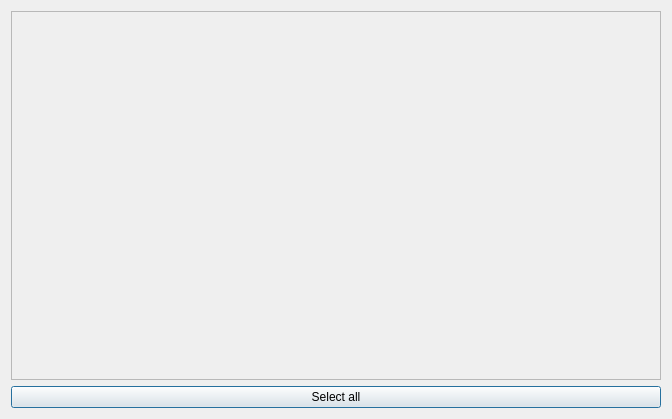
<?xml version="1.0" encoding="UTF-8"?>
<ui version="4.0">
 <class>ViewEditorDialog</class>
 <widget class="QDialog" name="ViewEditorDialog">
  <property name="geometry">
   <rect>
    <x>0</x>
    <y>0</y>
    <width>672</width>
    <height>419</height>
   </rect>
  </property>
  <property name="windowTitle">
   <string>Dialog</string>
  </property>
  <layout class="QVBoxLayout" name="verticalLayout">
   <item>
    <widget class="QScrollArea" name="scrollArea">
     <property name="widgetResizable">
      <bool>true</bool>
     </property>
     <widget class="QWidget" name="scrollAreaWidgetContents">
      <property name="geometry">
       <rect>
        <x>0</x>
        <y>0</y>
        <width>652</width>
        <height>365</height>
       </rect>
      </property>
      <layout class="QVBoxLayout" name="verticalLayout_3">
       <item>
        <layout class="QVBoxLayout" name="verticalLayout_2"/>
       </item>
      </layout>
     </widget>
    </widget>
   </item>
   <item>
    <widget class="QPushButton" name="selectorPushButton">
     <property name="text">
      <string>Select all</string>
     </property>
    </widget>
   </item>
  </layout>
 </widget>
 <resources/>
 <connections/>
</ui>
